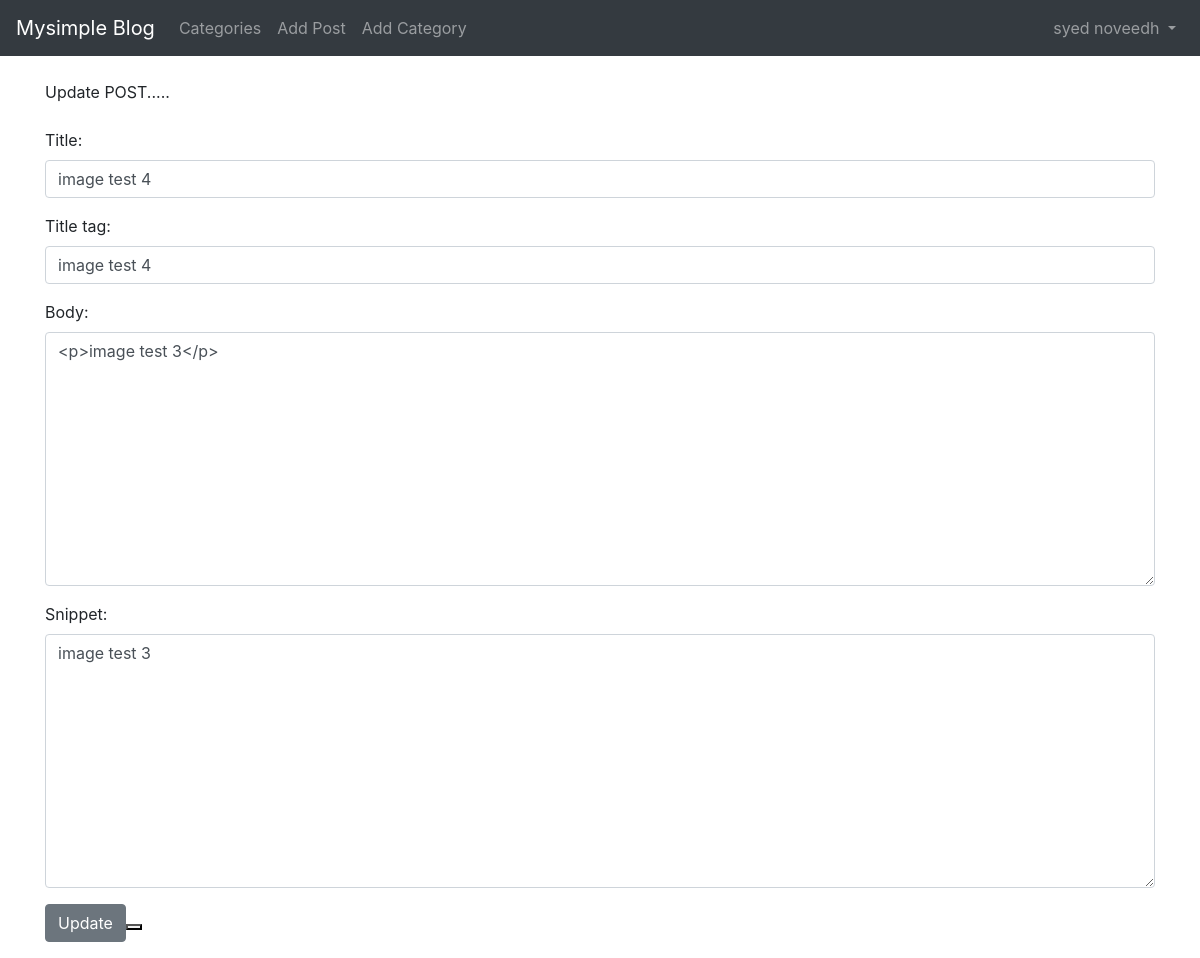
The app's page /article/edit/23 (signed in) with its own data.
### mysimpleblog/models.py (models this page shows, shortened)
class Post(models.Model):
    title = models.CharField(max_length=255)
    title_tag = models.CharField(max_length=255)
    author = models.ForeignKey(User, on_delete=models.CASCADE)
    body = RichTextField(blank= True, null = True)
    post_date = models.DateField(auto_now_add=True)
    category = models.CharField(max_length=255, default='coding')
    likes = models.ManyToManyField(User, related_name='blog_post')
    snippet = models.CharField(max_length=255)  #Here removed the default content, no need to do make migrations if we remove these deaults. first time if u add an object then you need to makemigrations, make migrate
    header_image = models.ImageField(null = True, blank=True, upload_to = "images/")

### mysimpleblog/views.py (the view)
# urls.py: path('article/edit/<int:pk>', UpdatePostView.as_view(), name='update_post'),
class UpdatePostView(UpdateView):
    model = Post
    template_name = 'update_post.html'
    form_class = EditForm

### mysimpleblog/forms.py
class EditForm(forms.ModelForm):
    class Meta:
        model = Post
        fields = ('title', 'title_tag', 'body','snippet') # removed "author"
        widgets = {
            'title' : forms.TextInput(attrs={'class': 'form-control'},),
            'title_tag' : forms.TextInput(attrs={'class': 'form-control'}),
            'body' : forms.Textarea(attrs={'class': 'form-control'}),
            'snippet' : forms.Textarea(attrs={'class': 'form-control'}),
        }

### mysimpleblog/templates/update_post.html (shortened to what this page needs)
{% extends 'base.html' %}
{% block content %}
{% if user.is_authenticated %}
    {% if user.id == post.author.id %}
        <h1> Update POST..... </h1>
        <br/><br>
        <div class = 'form-group'>
            <form method="POST">
                    {{ form.as_p }}
                    <button class="btn btn-secondary"> Update <button/>
        </div>
    {% else %}
        Hey There!! You're not logged in. Login if Already registered.
    {% endif %}
{% else %}
Hey There!! You're not logged in. Login if Already registered.
{% endif %}
{% endblock %}

### mysimpleblog/templates/base.html (shortened to what this page needs)
<!doctype html>
<html lang="en">
  <head>
    <link rel="stylesheet" href="https://stackpath.bootstrapcdn.com/bootstrap/4.4.1/css/bootstrap.min.css">
  </head>
  <body>
  <nav class="navbar navbar-expand-lg navbar-dark bg-dark">
  <a class="navbar-brand" href="{% url 'home' %}">Mysimple Blog</a>
  <div class="collapse navbar-collapse" id="navbarSupportedContent">
    <ul class="navbar-nav mr-auto">
    {% if cat_menu %}
      <li class="nav-item active">
        <a class="nav-link" href="{% url 'home' %}">Home <span class="sr-only">(current)</span></a>
      </li>
      <li class="nav-item dropdown">
        <a class="nav-link dropdown-toggle" href="#" id="navbarDropdown" role="button" data-toggle="dropdown" aria-haspopup="true" aria-expanded="false">
          Categories
        </a>
        <div class="dropdown-menu" aria-labelledby="navbarDropdown">
          {% for item in cat_menu %}
            <a class="dropdown-item" href="{% url 'category' item %}">{{ item }}</a>
          {% endfor %}
        </div>
      </li>
      {% else %}
        <li class="nav-item">
          <a class="nav-link" href= "{% url 'category-list' %}">Categories </a>
        </li>
      {% endif %}
          {% if user.is_authenticated %}
            <li class="nav-item">
              <a class="nav-link" href= "{% url 'add_post' %}">Add Post</a>
            </li>
            <li class="nav-item">
              <a class="nav-link" href= "{% url 'add_category' %}">Add Category</a>
            </li>
          {% endif %}
    </ul>
{% if user.is_authenticated %}
    <ul class="navbar-nav ml-auto">
                <li class="nav-item dropdown">
                  <a class="nav-link dropdown-toggle" href="#" id="navbarDropdown" role="button" data-toggle="dropdown" aria-haspopup="true" aria-expanded="false">
                    {{ user.first_name }} {{ user.last_name }}
                  </a>
                </li>
    </ul>
{% endif %}
  </div>
</nav>
    <div class = "container"
      {% block content %}
      {% endblock %}
    </div>
  </body>
</html>

### records on screen
Post: title "image test 4", title_tag "image test 4", body "<p>image test 3</p>", snippet "image test 3"

### other values on screen
{{ user.first_name }} "syed"
{{ user.last_name }} "noveedh"
